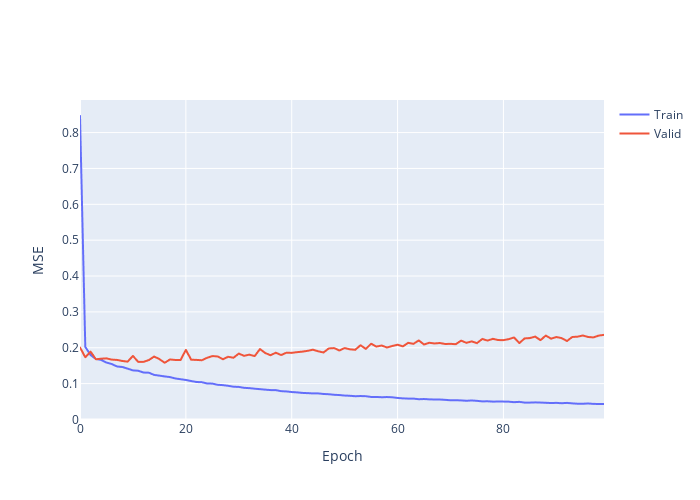

The notebook cell this image was saved under:
### Code cell
import plotly.graph_objects as go

fig = go.Figure()
fig.add_trace(go.Scattergl(y=history_dp.history['loss'],
                    name='Train'))
fig.add_trace(go.Scattergl(y=history_dp.history['val_loss'],
                    name='Valid'))
fig.update_layout(height=500, width=700,
                  xaxis_title='Epoch',
                  yaxis_title='MSE')
fig.show()
